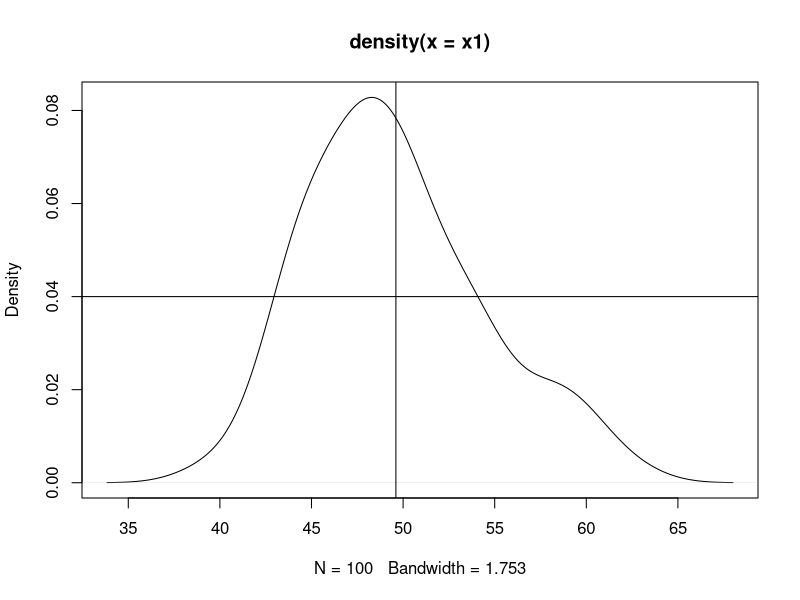
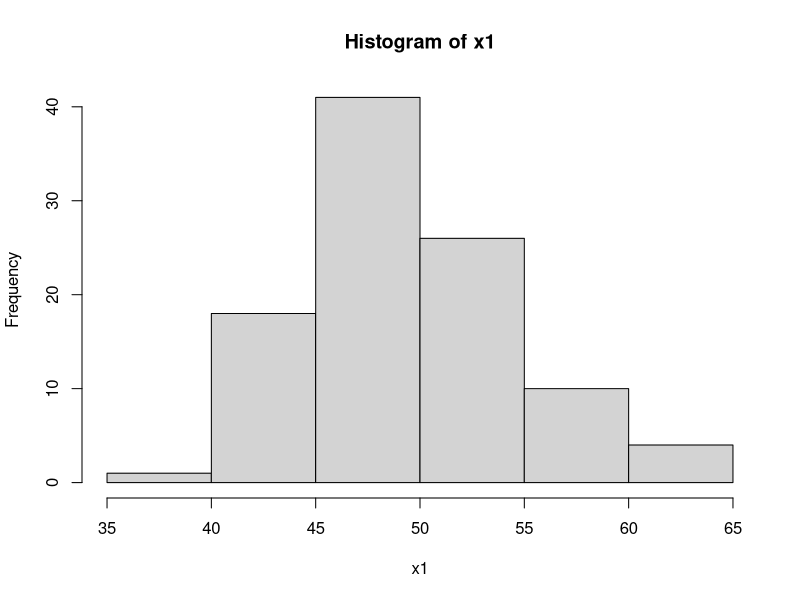
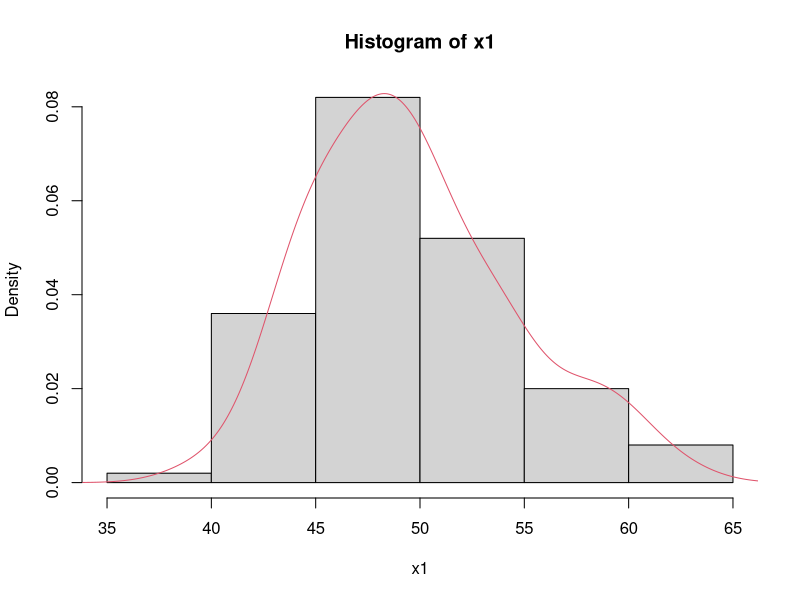
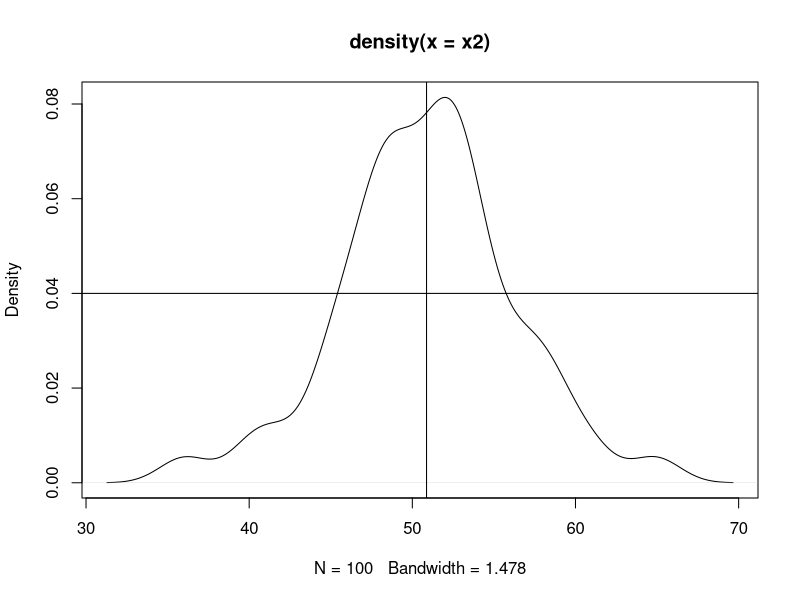
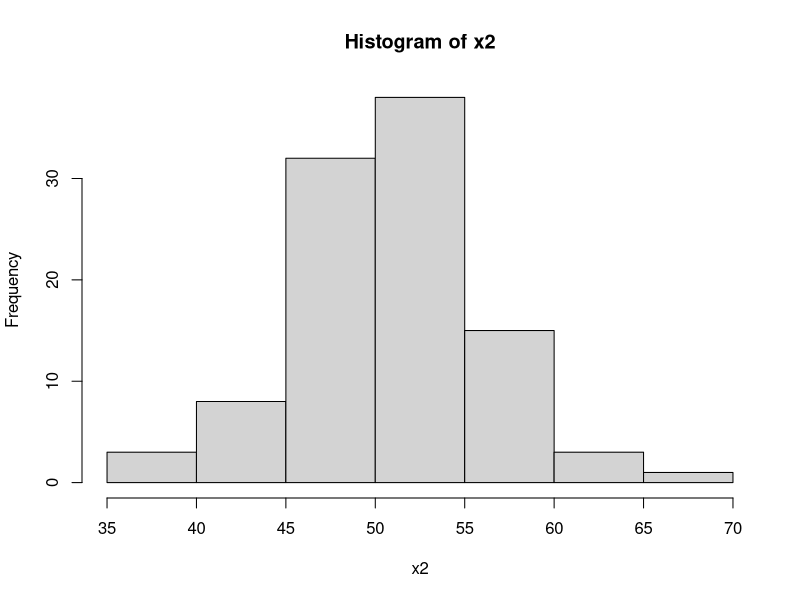
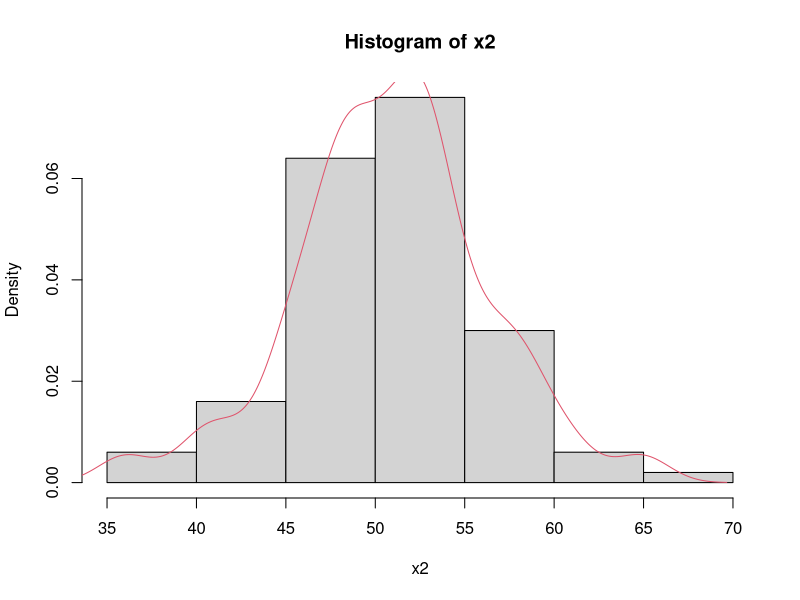

The R source for these figures, in order:
c(2,4,6)
seq(2,3,by=0.5)
?seq

seq(2,3,0.5)
seq(by=0.1, from=2, to=3)

rep(1:3, times=4)
rep(c(1:3,5,6,6), times=3)
(x1=1:30)
(x2=c(1,2,13,5,4))
class(x2)

(x3=c('a',"abc"))
(class(x3))

LETTERS[1:26]
letters[1:26]
letters[1:27]

(x6=seq(0,100,3))
length(x6)
x6[1:3]
x6[10:20]
x6[seq(1,100,2)]
x6[seq(1,length(x6),2)]
x6[c(3,4)]
x6[x6>30 & x6 <40]
x6[-(length(x6)-1)]

set.seed(1234)
(x6=sample(1:50))
sort(x6)
sort(x6[-c(1,2)])
sort(x6, decreasing=T)
rev(x6)
(x6[2:10]=99)
x6

(x=seq(1,5,length.out=15))

?distribution


x1=rnorm(100,mean=50, sd=5)
plot(density(x1))
abline(v=mean(x1))
abline(h=0.04)
hist(x1)
hist(x1, freq=F)
lines(density(x1),col=2)
summary(x1)

x2=rnorm(100,mean=50, sd=5)
plot(density(x2))
abline(v=mean(x2))
abline(h=0.04)
hist(x2)
hist(x2, freq=F)
lines(density(x2),col=2)
summary(x2)

quantile(x1)
quantile(x1, c(0.1,0.33,0.6))
stem(x1)

(m1=matrix(100:111, nrow=4))
matrix(1,ncol=3,nrow=4)
(m2=matrix(100:111, ncol=3, byrow=T))  
m2[1,2]
x=101:124
length(x)
m5=matrix(x,ncol=6)
class(m5)
attributes(m5)
dim(m5)
m5

m5[1,]  #returns the first row
m5[,-1] #returhn the matrix withoug the matrix without first column

m5[1,2:3]
m5[,-c(1,3),drop=F]

m5[m5>105& m5<112]
paste("C","D",sep="_")
(colnames(m5)=paste("C",1:6,sep="")) #give name to col
(rownames(m5)=paste("R",1:4,sep="")) #give name to row
m5
attributes(m5)

m5[,c('C1','C3')]


#vector to matrix
m3=1:24
m3
dim(m3)=c(6,4)
m3

m3[1:5]
m3
m3[c(T,F,T,T,F,T),c(T,T,T,T)]
m3[,3]=10
m3
m3[m3>22]=100
m3
rbind(m3,c(50,51,51,51))
cbind(c(10,10,10,10,10,10,10),m3)
?addmargins
